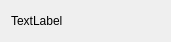
<?xml version="1.0" encoding="UTF-8"?>
<ui version="4.0">
 <class>NoteWidget</class>
 <widget class="QWidget" name="NoteWidget">
  <property name="geometry">
   <rect>
    <x>0</x>
    <y>0</y>
    <width>171</width>
    <height>42</height>
   </rect>
  </property>
  <property name="windowTitle">
   <string>Form</string>
  </property>
  <layout class="QVBoxLayout" name="verticalLayout_2" stretch="0">
   <property name="leftMargin">
    <number>0</number>
   </property>
   <property name="topMargin">
    <number>0</number>
   </property>
   <property name="rightMargin">
    <number>0</number>
   </property>
   <property name="bottomMargin">
    <number>0</number>
   </property>
   <item>
    <layout class="QVBoxLayout" name="verticalLayout">
     <property name="leftMargin">
      <number>11</number>
     </property>
     <item>
      <widget class="QLabel" name="title">
       <property name="text">
        <string>TextLabel</string>
       </property>
      </widget>
     </item>
    </layout>
   </item>
  </layout>
 </widget>
 <resources/>
 <connections/>
</ui>
